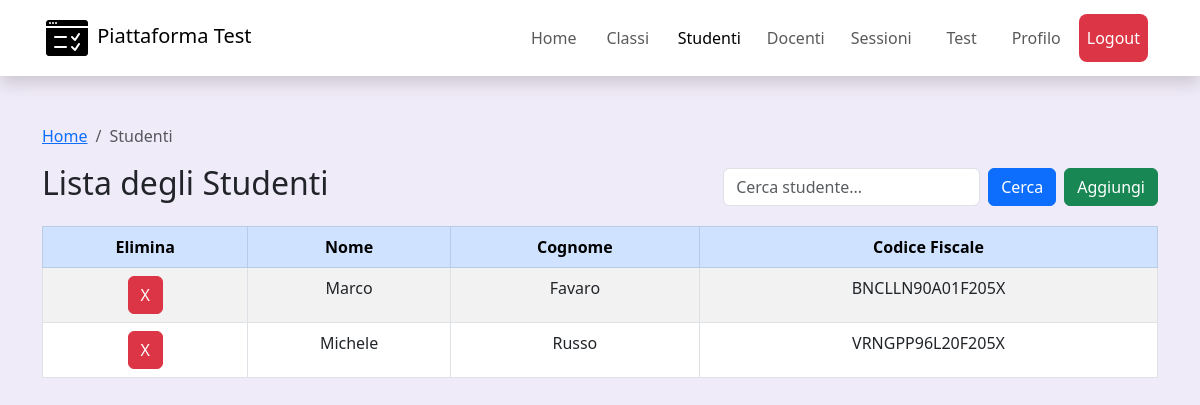
Before: /frontend/views/studenti.php (signed in) with the older database file.
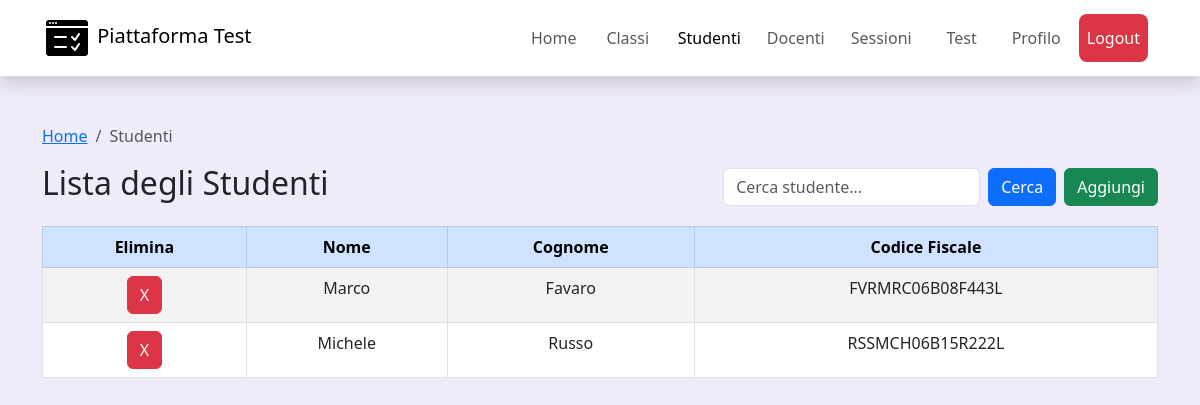
After: the same page with the newer database file.
### tables this page shows
CREATE TABLE `utente` (
  `codice_fiscale` varchar(16) NOT NULL,
  `nome` varchar(50) NOT NULL,
  `cognome` varchar(50) NOT NULL,
  `login` varchar(50) NOT NULL,
  `password` varchar(100) NOT NULL,
  `ruolo` enum('STUDENTE','DOCENTE','ADMIN','') NOT NULL DEFAULT 'STUDENTE'
);

### frontend/views/studenti.php (the view, shortened to what this page needs)
<?php
require("./../../backend/Include/db_connect.php");
$filter = isset($_GET['filter']) ? trim($_GET['filter']) : '';
$SQL_query = "SELECT
                nome, cognome, codice_fiscale
            FROM
                utente
            WHERE
                ruolo = 'STUDENTE'";
$stmt = $conn->prepare($SQL_query);
$stmt->execute();
$result = $stmt->get_result();
?>
<!DOCTYPE html>
<html lang="en">
<head>
    <link href="https://cdn.jsdelivr.net/npm/bootstrap@5.3.0/dist/css/bootstrap.min.css" rel="stylesheet">
</head>
<body style="background-color: rgb(240, 235, 248);">
    <?php include("components/navbar.php") ?>
    <div class="container mt-5">
        <div>
            <nav aria-label="breadcrumb">
                <ol class="breadcrumb">
                    <li class="breadcrumb-item"><a href="index.php">Home</a></li>
                    <li class="breadcrumb-item active">Studenti</li>
                </ol>
            </nav>
        </div>
        <div class="d-flex justify-content-between align-items-center mb-3">
            <h2>Lista degli Studenti</h2>
            <form method="GET" class="d-flex">
                <input type="text" name="filter" class="form-control me-2" placeholder="Cerca studente..."
                    value="<?php echo htmlspecialchars($filter); ?>">
                <button type="submit" class="btn btn-primary me-2">Cerca</button>
                <button type="button" class="btn btn-success" data-bs-toggle="modal" data-bs-target="#nuovoStudente">Aggiungi</button>
            </form>
        </div>
        <table class="table table-bordered table-striped">
        <form action="studenti.php" method="post">
            <thead class="table-primary">
                <tr>
                    <th>Elimina</th>
                    <th>Nome</th>
                    <th>Cognome</th>
                    <th>Codice Fiscale</th>
                </tr>
            </thead>
            <tbody>
                <?php
                if ($result && $result->num_rows > 0) {
                    while ($row = $result->fetch_assoc()) {
                        echo "<tr>";
                        echo "<td> <button type=\"submit\" value=\"" . $row['codice_fiscale'] . "\" name=\"elimina\" class=\"btn btn-danger\">X</button></td>";
                        echo "<td>" . htmlspecialchars($row['nome']) . "</td>";
                        echo "<td>" . htmlspecialchars($row['cognome']) . "</td>";
                        echo "<td>" . htmlspecialchars($row['codice_fiscale']) . "</td>";
                        echo "</tr>";
                    }
                } else {
                    echo "<tr><td colspan='4' class='text-center'>Nessun studente trovato</td></tr>";
                }
                ?>
            </tbody>
            </form>
        </table>
    </div>
</body>
</html>

### frontend/views/components/navbar.php (shortened to what this page needs)
<?php
    $pagina = substr($_SERVER["SCRIPT_FILENAME"], strrpos($_SERVER["SCRIPT_FILENAME"], '/') + 1);
?>
            <nav class="navbar navbar-expand-lg navbar-light shadow" style="background-color: #fff;">
                <div class="container d-flex justify-content-around align-items-center">
                    <a class="navbar-brand" href="#">
                        <img src="src/images/icons8-test-100.png" width="50" height="50" class="d-inline-block" alt="">
                        Piattaforma Test
                    </a>
                    <div class="collapse navbar-collapse" id="navbarNav">
                        <ul class="navbar-nav ms-auto">
                            <?php if ($_SESSION['user']['ruolo'] === 'STUDENTE'): ?>
                                <li class="nav-item">
                                    <a class="nav-link <?php if ($pagina == "index.php") echo 'active'; ?>" href="index.php">Home</a>
                                </li>
                                <li class="nav-item">
                                    <a class="nav-link <?php if ($pagina == "test.php") echo 'active'; ?>" href="test.php">Test</a>
                                </li>
                                <li class="nav-item">
                                    <a class="nav-link <?php if ($pagina == "profilo.php") echo 'active'; ?>" href="profilo.php">Profilo</a>
                                </li>
                            <?php elseif ($_SESSION['user']['ruolo'] === 'ADMIN'): ?>
                                <li class="nav-item">
                                    <a class="nav-link <?php if ($pagina == "index.php") echo 'active'; ?>" href="index.php">Home</a>
                                </li>
                                <li class="nav-item">
                                    <a class="nav-link <?php if ($pagina == "classi.php") echo 'active'; ?>" href="classi.php">Classi</a>
                                </li>
                                <li class="nav-item">
                                    <a class="nav-link <?php if ($pagina == "studenti.php") echo 'active'; ?>" href="studenti.php">Studenti</a>
                                </li>
                                <li class="nav-item">
                                    <a class="nav-link <?php if ($pagina == "docenti.php") echo 'active'; ?>" href="docenti.php">Docenti</a>
                                </li>
                                <li class="nav-item">
                                    <a class="nav-link <?php if ($pagina == "sessioni.php") echo 'active'; ?>" href="sessioni.php">Sessioni</a>
                                </li>
                                <li class="nav-item">
                                    <a class="nav-link <?php if ($pagina == "test.php") echo 'active'; ?>" href="test.php">Test</a>
                                </li>
                                <li class="nav-item">
                                    <a class="nav-link <?php if ($pagina == "profilo.php") echo 'active'; ?>" href="profilo.php">Profilo</a>
                                </li>
                            <?php endif; ?>
                            <li class="nav-item">
                                <a class="nav-link logout-btn" href="logout.php">Logout</a>
                            </li>
                        </ul>
                    </div>
                </div>
            </nav>

### frontend/views/studenti.php (style rules this page uses)
tr { text-align: center; }

### frontend/views/components/navbar.php (style rules this page uses)
.nav-link { transition: background-color 0.3s, color 0.3s; padding: 12px 20px; border-radius: 8px; min-width: 8vh; text-align: center; }
.active { color: #fff; }
.logout-btn { background-color: #dc3545 !important; color: #fff !important; transition: background-color 0.3s ease-in-out, transform 0.2s; padding: 12px 20px; border-radius: 8px; }
@media (min-width: 992px) { .nav-link { margin-right: 10px; } }

Changed rows visible on the page:
removed utente: nome "Marco", cognome "Favaro", codice_fiscale "BNCLLN90A01F205X"
removed utente: nome "Michele", cognome "Russo", codice_fiscale "VRNGPP96L20F205X"
added utente: nome "Marco", cognome "Favaro", codice_fiscale "FVRMRC06B08F443L"
added utente: nome "Michele", cognome "Russo", codice_fiscale "RSSMCH06B15R222L"
